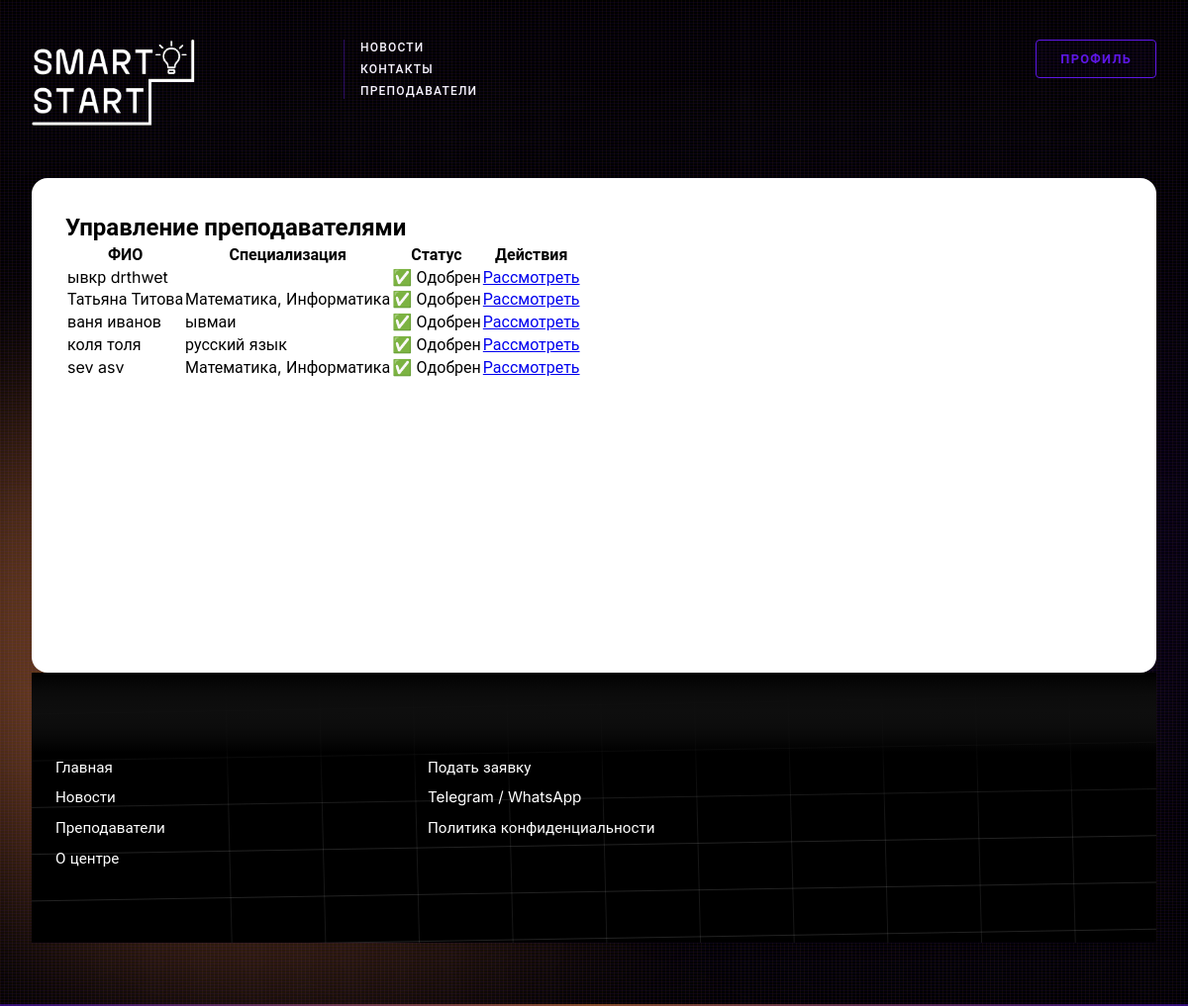
The page /teachers (signed in) on the database as committed earlier.
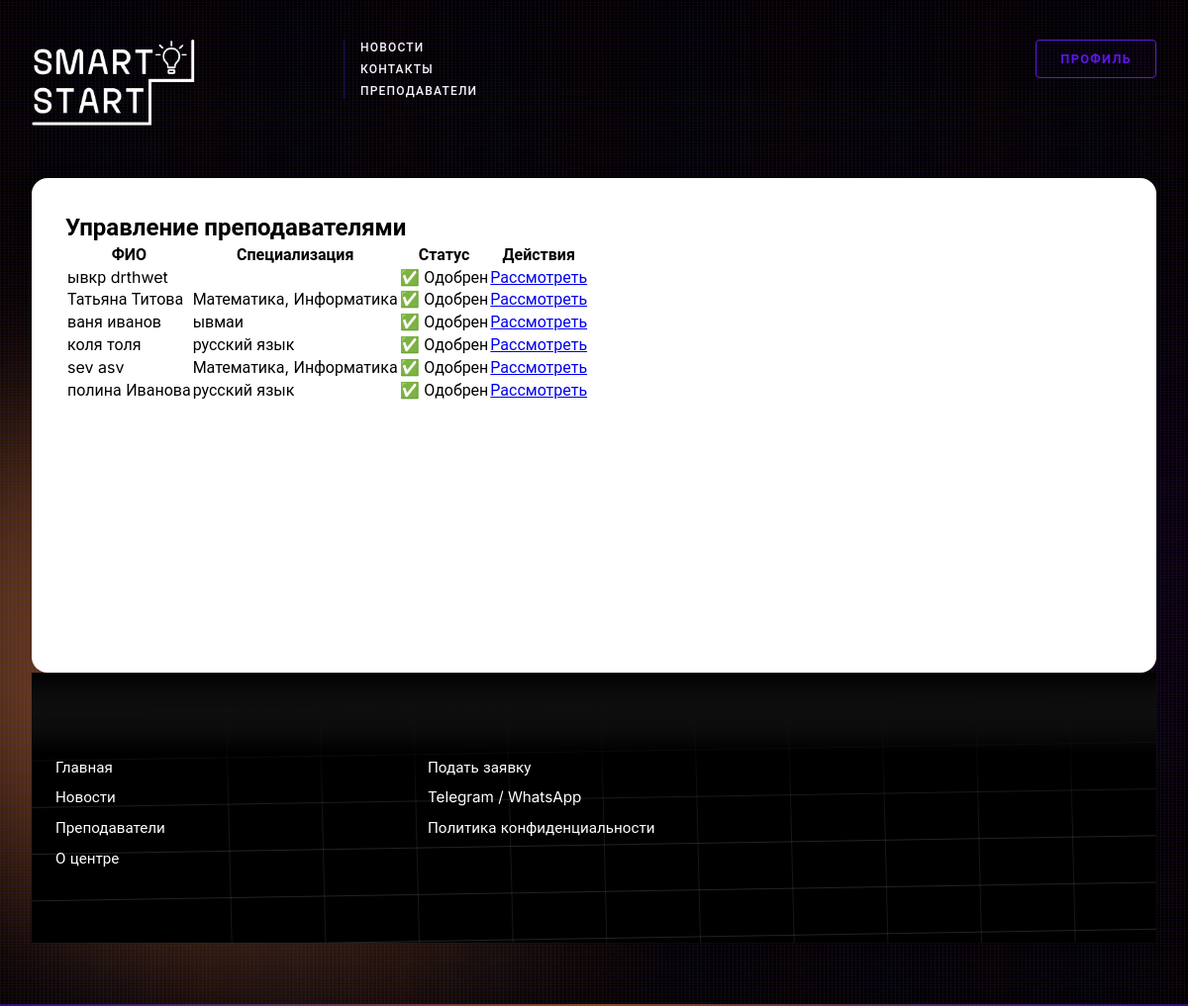
The same page on the database as committed later.
### users/models.py (models this page shows, shortened)
class TeacherProfile(models.Model):
    STATUS_CHOICES = (
        ('pending', 'На рассмотрении'),
        ('approved', 'Одобрен'),
        ('rejected', 'Отклонен'),
    )
    user = models.OneToOneField(
        User,
        on_delete=models.CASCADE,
        related_name='teacher_profile',
        verbose_name='Пользователь'
    )
    specialization = models.CharField(
        max_length=200,
        verbose_name='Специализация',
        blank=True,
        null=True,
        default=''
    )
    experience = models.TextField(
        verbose_name='Опыт работы',
        blank=True,
        null=True,
        default=''
    )
    education = models.TextField(
        verbose_name='Образование',
        blank=True,
        null=True,
        default=''
    )
    about = models.TextField(
        verbose_name='О себе',
        blank=True,
        null=True,
        default=''
    )
    documents = models.FileField(
        upload_to='teacher_docs/',
        null=True,
        blank=True,
        verbose_name='Документы'
    )
    status = models.CharField(
        max_length=20,
        choices=STATUS_CHOICES,
        default='pending',
        verbose_name='Статус'
    )
    reviewed_by = models.ForeignKey(
        User,
        on_delete=models.SET_NULL,
        null=True,
        blank=True,
        related_name='reviewed_teachers',
        verbose_name='Проверил'
    )
    review_date = models.DateTimeField(
        null=True,
        blank=True,
        verbose_name='Дата проверки'
    )
    review_comment = models.TextField(
        blank=True,
        verbose_name='Комментарий проверки',
        default=''
    )
    class Meta:
        verbose_name = 'Профиль преподавателя'
        verbose_name_plural = 'Профили преподавателей'

class User(AbstractUser):
    USER_TYPES = (
        ('student', 'Ученик'),
        ('teacher', 'Преподаватель'),
        ('parent', 'Родитель'),
    )
    user_type = models.CharField(
        max_length=20,
        choices=USER_TYPES,
        verbose_name='Тип пользователя'
    )
    phone = models.CharField(
        max_length=15,
        blank=True,
        verbose_name='Телефон'
    )
    avatar = models.ImageField(
        upload_to='avatars/',
        null=True,
        blank=True,
        verbose_name='Аватар'
    )
    date_registered = models.DateTimeField(
        default=timezone.now,
        verbose_name='Дата регистрации'
    )
    groups = models.ManyToManyField(
        'auth.Group',
        verbose_name='groups',
        blank=True,
        help_text='The groups this user belongs to.',
        related_name='custom_user_set',
        related_query_name='user',
    )
    user_permissions = models.ManyToManyField(
        'auth.Permission',
        verbose_name='user permissions',
        blank=True,
        help_text='Specific permissions for this user.',
        related_name='custom_user_set',
        related_query_name='user',
    )
    class Meta:
        verbose_name = 'Пользователь'
        verbose_name_plural = 'Пользователи'

### main/views.py (the view)
# urls.py: path("teachers", teacher_list, name="teacher_list"),
@login_required
def teacher_list(request):
    teachers = TeacherProfile.objects.all().select_related('user')
    if request.user.user_type in ['student', 'parent']:
        teachers = teachers.filter(status='approved')
    search = request.GET.get('search', '')
    if search:
        teachers = teachers.filter(
            models.Q(specialization__icontains=search) |
            models.Q(user__first_name__icontains=search) |
            models.Q(user__last_name__icontains=search)
        )
    return render(request, 'teacher_list.html', {
        'teachers': teachers,
        'search': search,
        'user_type': request.user.user_type
    })

### main/templates/teacher_list.html (shortened to what this page needs)
{% extends 'index.html' %}
{% block content %}
    <div class="card-all-in">
<div class="list-wrap">
    {% if user_type == 'admin' or user.is_superuser %}
        <h2>Управление преподавателями</h2>
        <table class="admin-table">
            <thead>
                <tr>
                    <th>ФИО</th>
                    <th>Специализация</th>
                    <th>Статус</th>
                    <th>Действия</th>
                </tr>
            </thead>
            <tbody>
                {% for teacher in teachers %}
                <tr>
                    <td>{{ teacher.user.get_full_name }}</td>
                    <td>{{ teacher.specialization }}</td>
                    <td>
                        <span class="status-badge-list
                            {% if teacher.status == 'pending' %}status-badge-pending
                            {% elif teacher.status == 'approved' %}status-badge-approved
                            {% elif teacher.status == 'rejected' %}status-badge-rejected{% endif %}">
                            {% if teacher.status == 'pending' %}⏳ На рассмотрении
                            {% elif teacher.status == 'approved' %}✅ Одобрен
                            {% elif teacher.status == 'rejected' %}❌ Отклонен
                            {% endif %}
                        </span>
                    </td>
                    <td>
                        <a href="{% url 'main:approve_teacher' teacher.id %}" class="action-link">Рассмотреть</a>
                    </td>
                </tr>
                {% endfor %}
            </tbody>
        </table>
    {% endif %}
</div>
    </div>
{% endblock %}

Rows that differ between the two databases and show on the page:
added TeacherProfile: user.get_full_name "полина Иванова", specialization "русский язык", status "✅ Одобрен"
